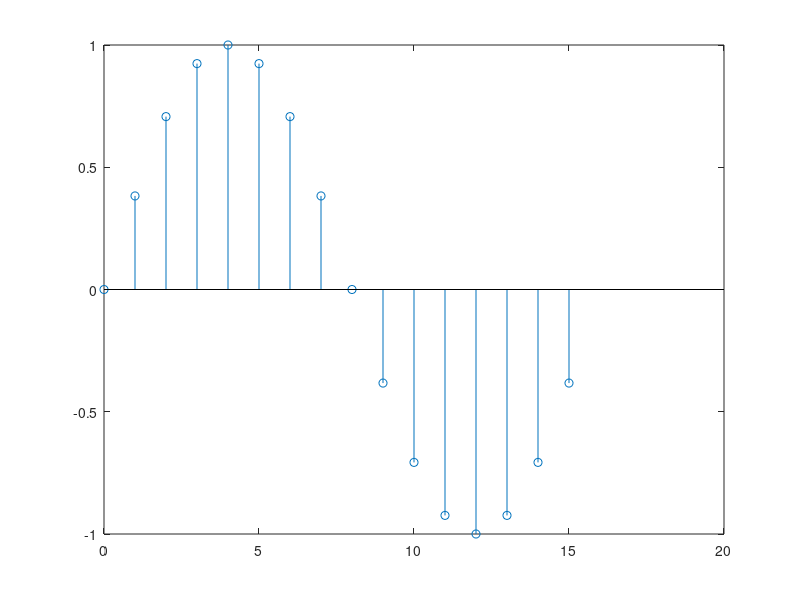
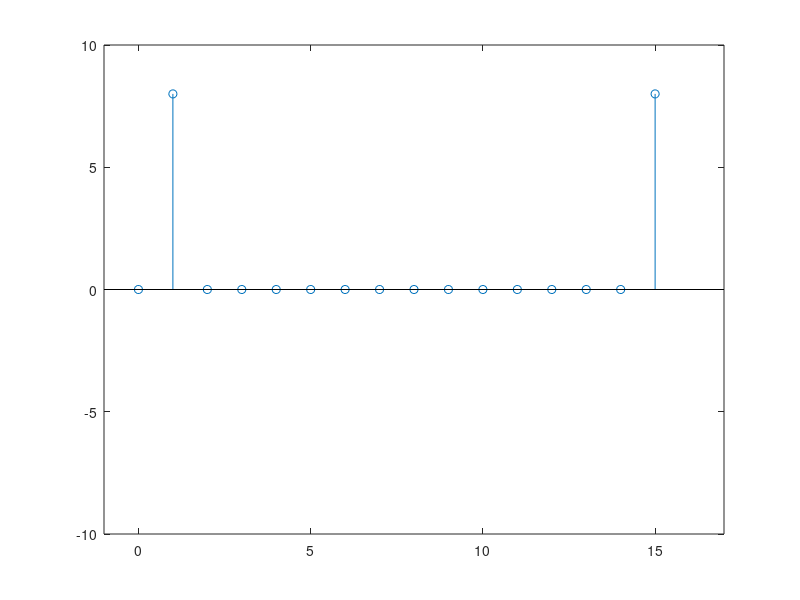

The MATLAB script that drew these images, in order:
clc
clear


mkdir ~/Documents/Michael/ECE4/EE401/Tutorials/Week5
cd ~/Documents/Michael/ECE4/EE401/Tutorials/Week5

diary 'Week4TutorialDiary.txt'

%% Transfer Function

diary on

R = 0.9;
num = [1 0 0 0 0 0 -1];
den = [1 0 0 0 0 0 -R^6];
H_z = tf(num, den, 1)

diary off

%% Z Trasfer Function Data

diary on

[z, p, k] = zpkdata(H_z, 'v')

diary off

%% Z-Plane Pole Zero Plot

diary on

pole_H = pole(H_z);
zero_H = zero(H_z);
zplane(zero_H, pole_H);

diary off

%% Magnitude Frequency Response

diary on

[H_W, W] = freqz(num, den, 500);
plot(W, abs(H_W));

diary off

%% Impulse Response

diary on

delt = zeros(1, 50);
delt(1)= 1;
y = filter(num, den, delt);
stem((0:49), y, 'r');
axis([-2 50 -1 1.2]);
grid

diary off

%% 

diary on

Omega1 = 2*pi/16;
n = 0:15;
y = sin(Omega1*n);

figure(1)
stem(n,y);
Yf = fft(y);

figure(2)
stem(n, abs(Yf));
axis([-1 17 -10 10]);

diary off













